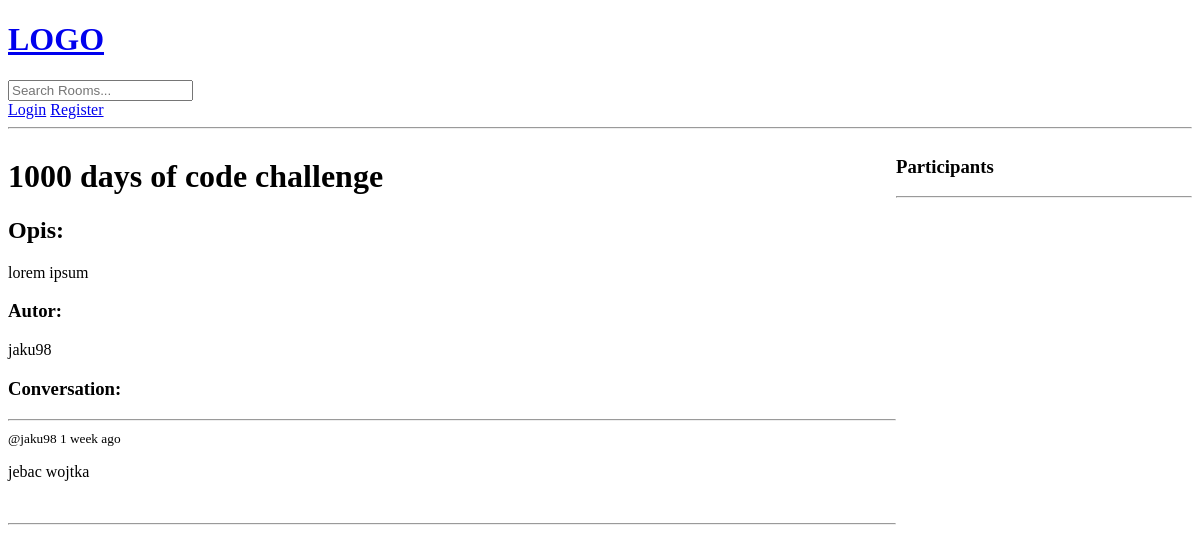
/room/2/, run on an earlier commit of the app's database.
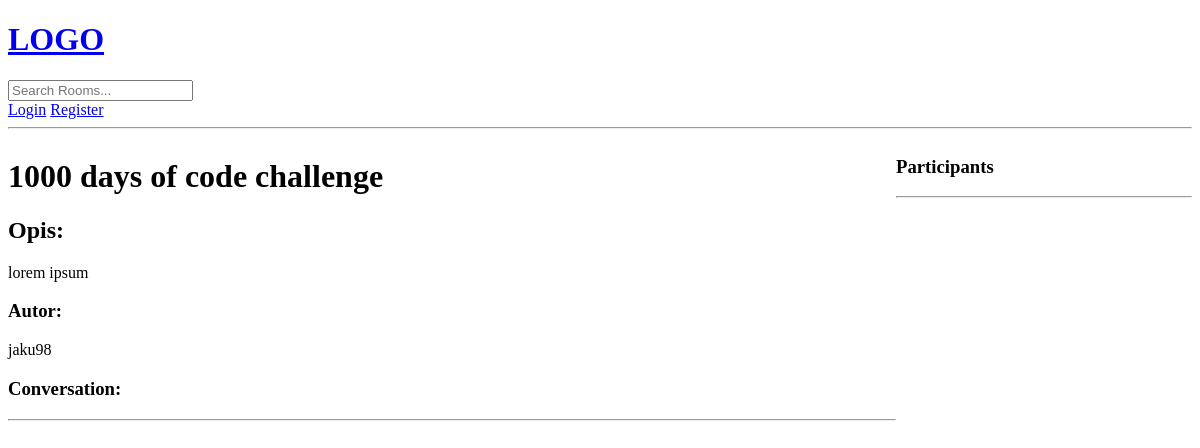
And on a later commit of the database.
### base/models.py (models this page shows)
class Message(models.Model):
    user = models.ForeignKey(User, on_delete=models.CASCADE)
    room = models.ForeignKey(Room, on_delete=models.CASCADE)
    body = models.TextField(max_length=300)
    updated = models.DateTimeField(auto_now=True)
    created = models.DateTimeField(auto_now_add=True)
    def __str__(self):
        return self.body[:50]

### base/views.py (the view, shortened to what this page needs)
# urls.py: path('room/<str:pk>/', views.room, name="room"),
def room(request, pk):
    room = Room.objects.get(id=pk)
    participants = room.participants.all()
    room_messages = room.message_set.all().order_by('created')
    context = {'room': room,
               'room_messages': room_messages,
               'participants': participants}
    return render(request, 'base/room.html', context)

### base/templates/base/room.html (shortened to what this page needs)
{% extends 'main.html' %}
{% block content %}
<div class="room-container">
    <div>
        <h1>{{ room.name }}</h1>
        <h2>Opis: </h2> {{ room.description }}
        <h3>Autor: </h3> {{ room.user }}
            <div class="comment-wrapper">
                <h3>Conversation:</h3>
                <hr>
                <div>
                    {% for message in room_messages %}
                        <div>
                            <small>@{{ message.user }}  {{ message.created|timesince }} ago </small>
                            <p>{{ message }}</p><br>
                        <hr>
                        </div>
                    {% endfor %}
                </div>
            </div>
    </div>
    <div>
        <h3>Participants</h3>
        <hr>
    </div>
</div>
{% endblock content %}

What changed in the data, as far as the page shows it:
removed Message: user "jaku98", created "1 week", body "jebac wojtka"
